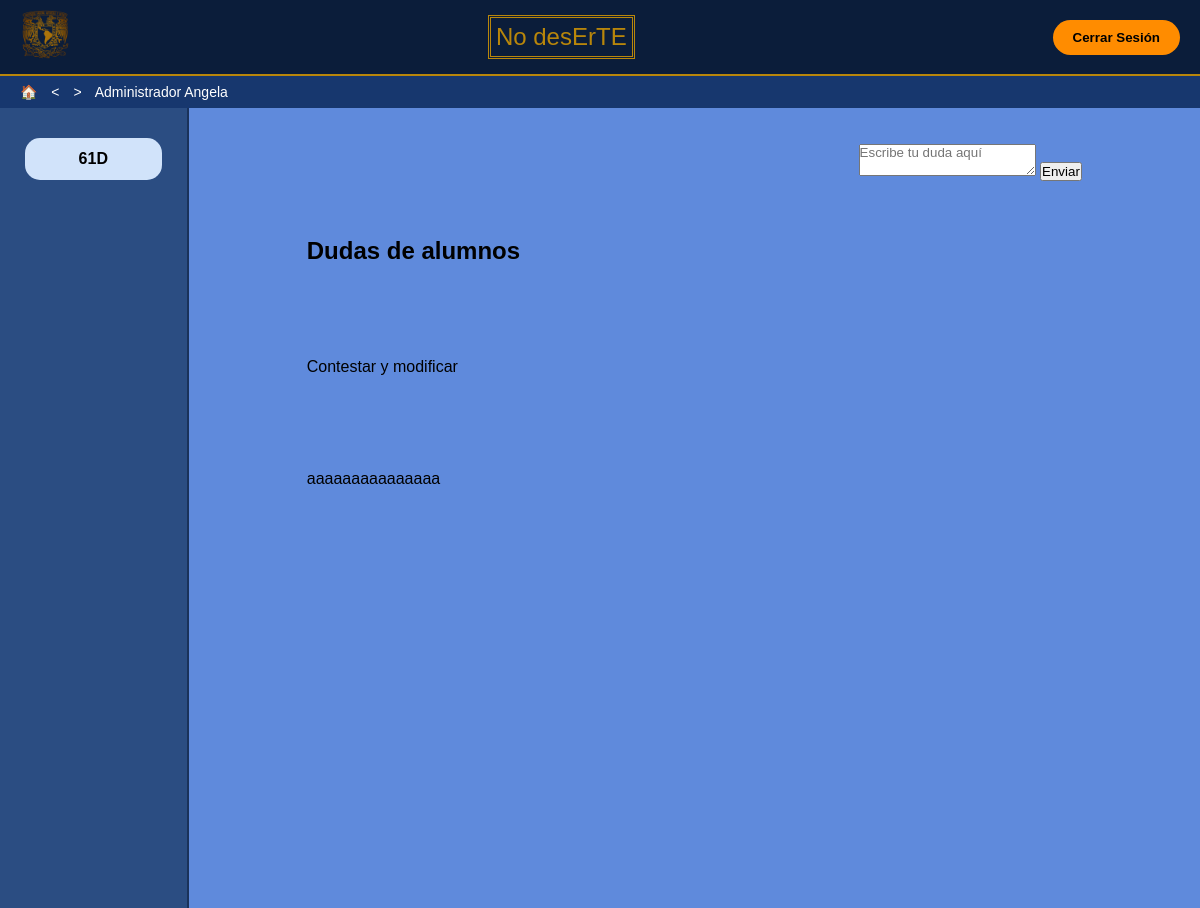
/Templates/profesor/ContestaDuda.php, run on an earlier commit of the app's database.
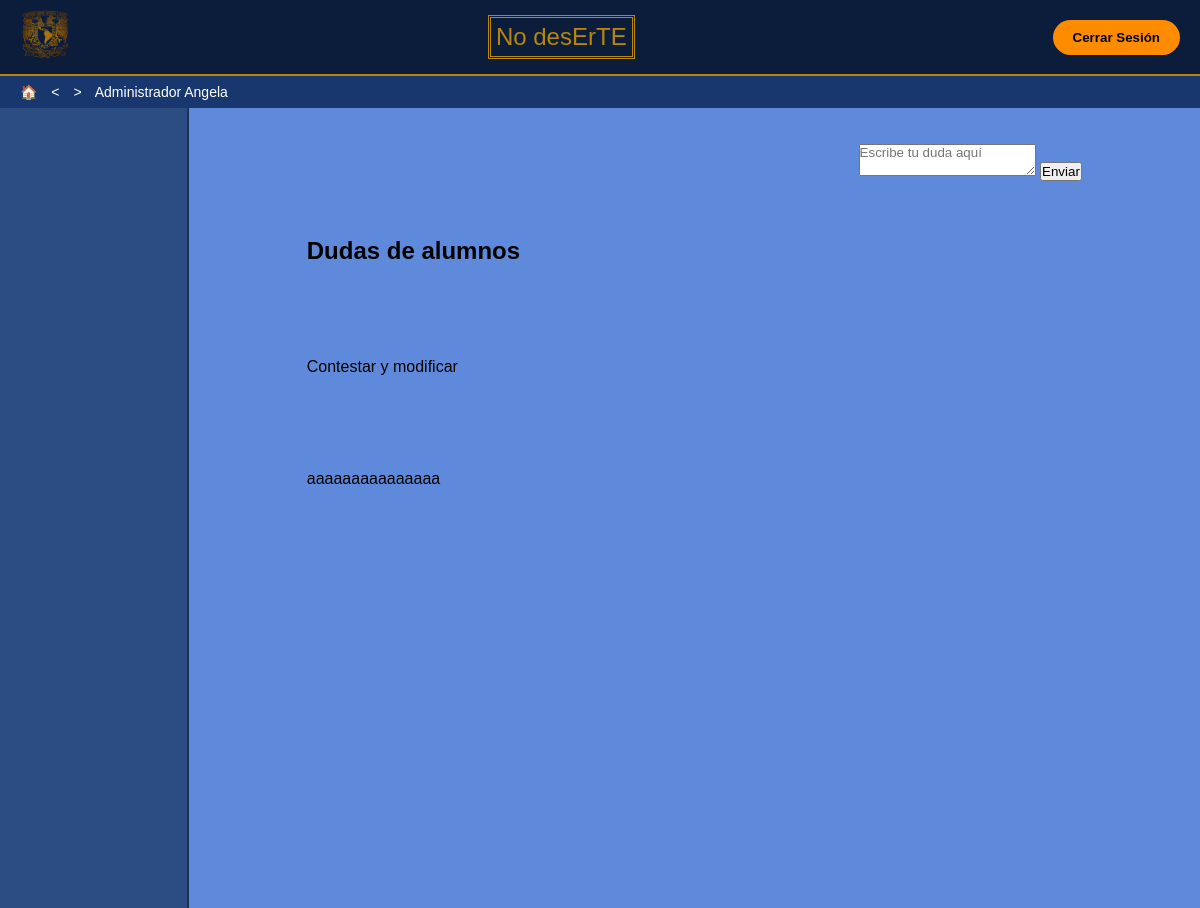
And on a later commit of the database.
### tables this page shows
CREATE TABLE `grupo` (
  `id_grupo` int(11) NOT NULL AUTO_INCREMENT,
  `nombre_grupo` char(3) NOT NULL,
  `id_profesor` int(11) NOT NULL,
  `modulo_activo` int(11) NOT NULL,
  PRIMARY KEY (`id_grupo`),
  UNIQUE KEY `nombre_grupo` (`nombre_grupo`),
  KEY `id_profesor` (`id_profesor`),
  KEY `modulo_activo` (`modulo_activo`),
  CONSTRAINT `grupo_ibfk_1` FOREIGN KEY (`id_profesor`) REFERENCES `profesor` (`id_profesor`),
  CONSTRAINT `grupo_ibfk_2` FOREIGN KEY (`modulo_activo`) REFERENCES `modulo` (`id_modulo`)
);

### utilities/sidebarProfe.php (the view, shortened to what this page needs)
<?php
    $sql = "SELECT nombre_grupo FROM grupo WHERE id_profesor = 2";
    $query = mysqli_query($conexion, $sql);
    $nomb_grupos = array();
    if($query)
    {
        while($fila = mysqli_fetch_assoc($query))
        {
            $nomb_grupos[]= $fila;
        }
    }
?>
    <aside class="sidebar">
        <nav>
            <ul>
                <li>
                <?php
                    if(count($nomb_grupos)>0)
                    {
                        foreach($nomb_grupos as $nomb_grup)
                        {
                            $nombregrupo = $nomb_grup["nombre_grupo"];
                            echo "<details class = 'grupos'>";
                            echo "<summary> $nombregrupo</summary>";
                            echo "</details>";
                        }
                    }
                ?>
                </li>
            </ul>
        </nav>
    </aside>

What changed in the data, as far as the page shows it:
no longer on this page (row edited): grupo: nombre_grupo "61D"
